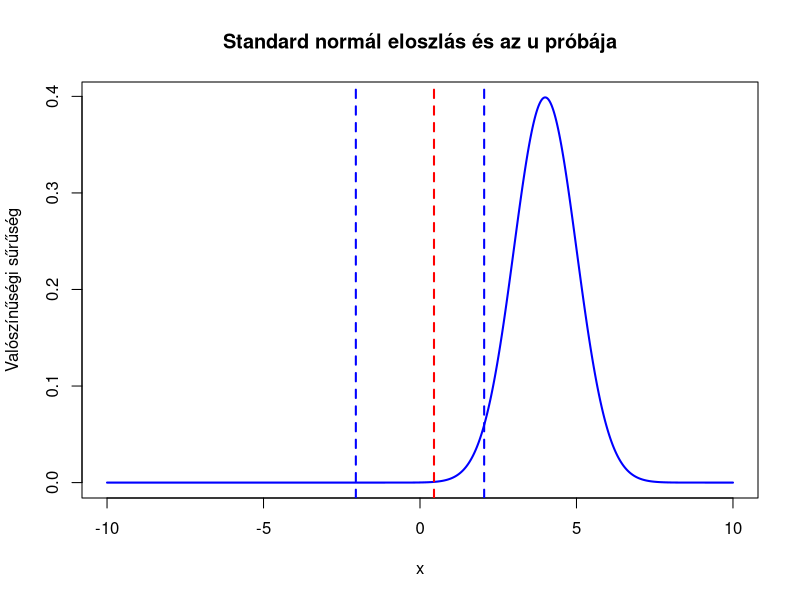

Write R code to recreate this figure.
avg<-function(x){
s = 0
n = length(x)
for(i in 1:n){
s = s+x[i]
}
return(s/n)
}
u<-function(x,m,szoras){
return((m-avg(x))/(sqrt(length(x)))/szoras)
}
szoras = 1
p = 0.95
x = c(1,2,3,4,5)
avg(x)
m0 = 4
u(x,m0,szoras)
interval = c(-(p+1.1),p+1.1)
x_vals <- seq(-10, 10, length.out = 1000)
y_vals <- dnorm(x_vals, mean = m0, sd = szoras)

plot(x_vals, y_vals, type = "l", col = "blue", lwd = 2, 
     xlab = "x", ylab = "Valószínűségi sűrűség", 
     main = "Standard normál eloszlás és az u próbája")
abline(v = u(x,m0,szoras), col = "red", lwd = 2, lty = 2) 
abline(v=interval[1], col = "blue", lwd = 2, lty = 2)
abline(v=interval[2], col = "blue", lwd = 2, lty = 2)
